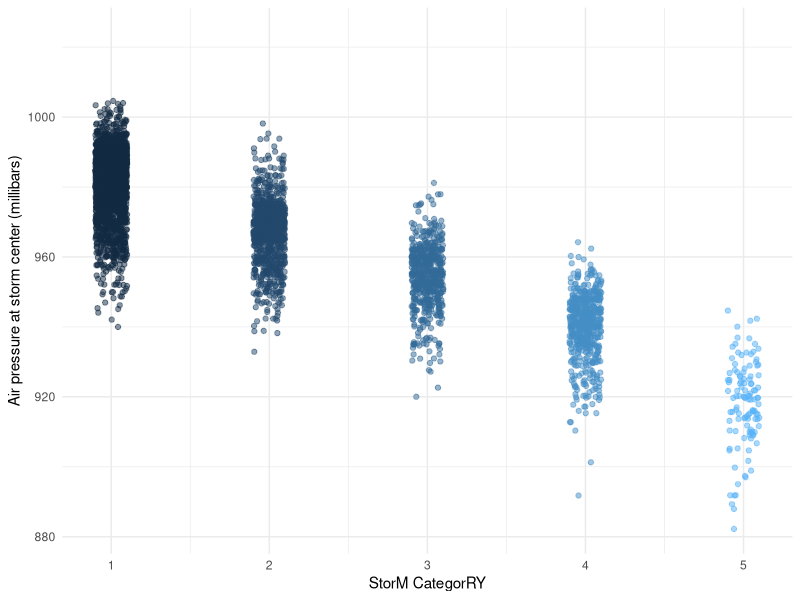

Generate this figure with R:
## ---- chunk 1
knitr::opts_chunk$set(echo = TRUE)
library(tidyverse)
## ---- chunk 2
summary(storms)
## ---- chunk 3
names(storms) #Fixed names
## ---- chunk 4
ggplot(data = storms, aes(x = category, y = pressure)) +
  geom_jitter(width = 0.1, 
              alpha = 0.5,
              aes(color = category),
              show.legend = FALSE) +
  labs(x = "StorM CategorRY", 
       y = "Air pressure at storm center (millibars)"
       ) +
  theme_minimal()
